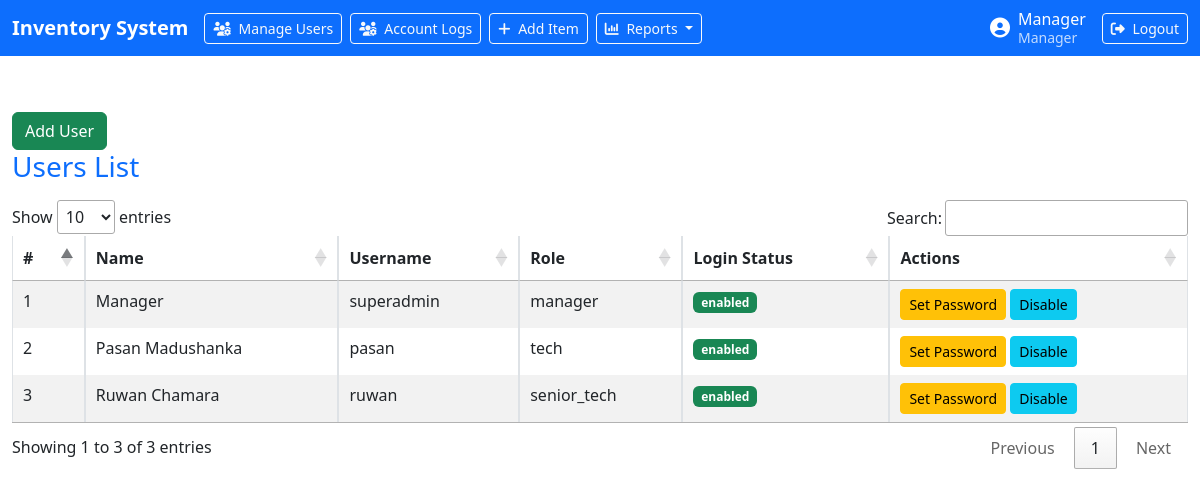
The page /users/users_list.php (signed in) on the database its author committed.
### tables this page shows
CREATE TABLE `users` (
  `id` int(11) NOT NULL,
  `person_name` varchar(100) NOT NULL,
  `username` varchar(50) NOT NULL,
  `password` varchar(255) NOT NULL,
  `role` enum('manager','senior_tech','tech') NOT NULL,
  `created_at` timestamp NULL DEFAULT current_timestamp(),
  `login_status` enum('enabled','disabled') NOT NULL DEFAULT 'enabled'
);

### config/Db.php (called while the page is built, shortened)
<?php
class Db {
    protected static $connection;
    public function connect() {
        if(!isset(self::$connection)) {
            $config = parse_ini_file('config.ini');
            self::$connection = new mysqli($config['servername'],$config['username'],$config['password'],$config['dbname']);
        }
        return self::$connection;
    }
    public function query($query) {
        $connection = $this -> connect();
        $result = $connection -> query($query);
        return $result;
    }
    public function select($query) {
        $rows = array();
        $result = $this -> query($query);
        while ($row = $result -> fetch_assoc()) {
            $rows[] = $row;
        }
        return $rows;
    }
}
?>

### users/users_list.php (the view, shortened to what this page needs)
<?php
$db = new Db();
$users = $db->select("SELECT id, person_name, username, role, login_status FROM users");
?>
<!DOCTYPE html>
<html lang="en">
<head>
<link href="https://cdn.jsdelivr.net/npm/bootstrap@5.3.0/dist/css/bootstrap.min.css" rel="stylesheet">
<link rel="stylesheet" href="https://cdn.datatables.net/1.13.6/css/jquery.dataTables.min.css">
<link rel="stylesheet" href="https://cdn.jsdelivr.net/npm/sweetalert2@11/dist/sweetalert2.min.css">
<link rel="stylesheet" href="https://cdnjs.cloudflare.com/ajax/libs/font-awesome/6.5.1/css/all.min.css">
</head>
<body>
<?php include '../header.php';?>
<div class="container-fluid mt-4 py-5">
    <a href="add_user.php" class="btn btn-success mt-3">Add User</a>
  <h3 class="mb-3 text-primary">Users List</h3>
  <div class="table-responsive">
    <table id="usersTable" class="table table-bordered table-striped table-sm">
      <thead>
        <tr>
          <th>#</th>
          <th>Name</th>
          <th>Username</th>
          <th>Role</th>
          <th>Login Status</th>
          <th>Actions</th>
        </tr>
      </thead>
      <tbody>
        <?php $i=1; foreach($users as $u): ?>
        <tr>
          <td><?= $i ?></td>
          <td><?= htmlspecialchars($u['person_name']) ?></td>
          <td><?= htmlspecialchars($u['username']) ?></td>
          <td><?= htmlspecialchars($u['role']) ?></td>
          <td>
            <span class="badge <?= $u['login_status']=='enabled'?'bg-success':'bg-secondary' ?>"><?= $u['login_status'] ?></span>
          </td>
          <td>
            <button class="btn btn-warning btn-sm reset-pass" data-id="<?= $u['id'] ?>">Set Password</button>
            <button class="btn btn-info btn-sm toggle-login" data-id="<?= $u['id'] ?>" data-status="<?= $u['login_status'] ?>">
              <?= $u['login_status']=='enabled'?'Disable':'Enable' ?>
            </button>
          </td>
        </tr>
        <?php $i++; endforeach; ?>
      </tbody>
    </table>
  </div>
</div>
</body>
</html>

### rows shown on the page
users: person_name "Manager", username "superadmin", role "manager", login_status "enabled", shows "Disable"
users: person_name "Pasan Madushanka", username "pasan", role "tech", login_status "enabled", shows "Disable"
users: person_name "Ruwan Chamara", username "ruwan", role "senior_tech", login_status "enabled", shows "Disable"

### other values the page prints
$_SESSION['person_name'] "Manager"
$_SESSION['role'] "Manager"
